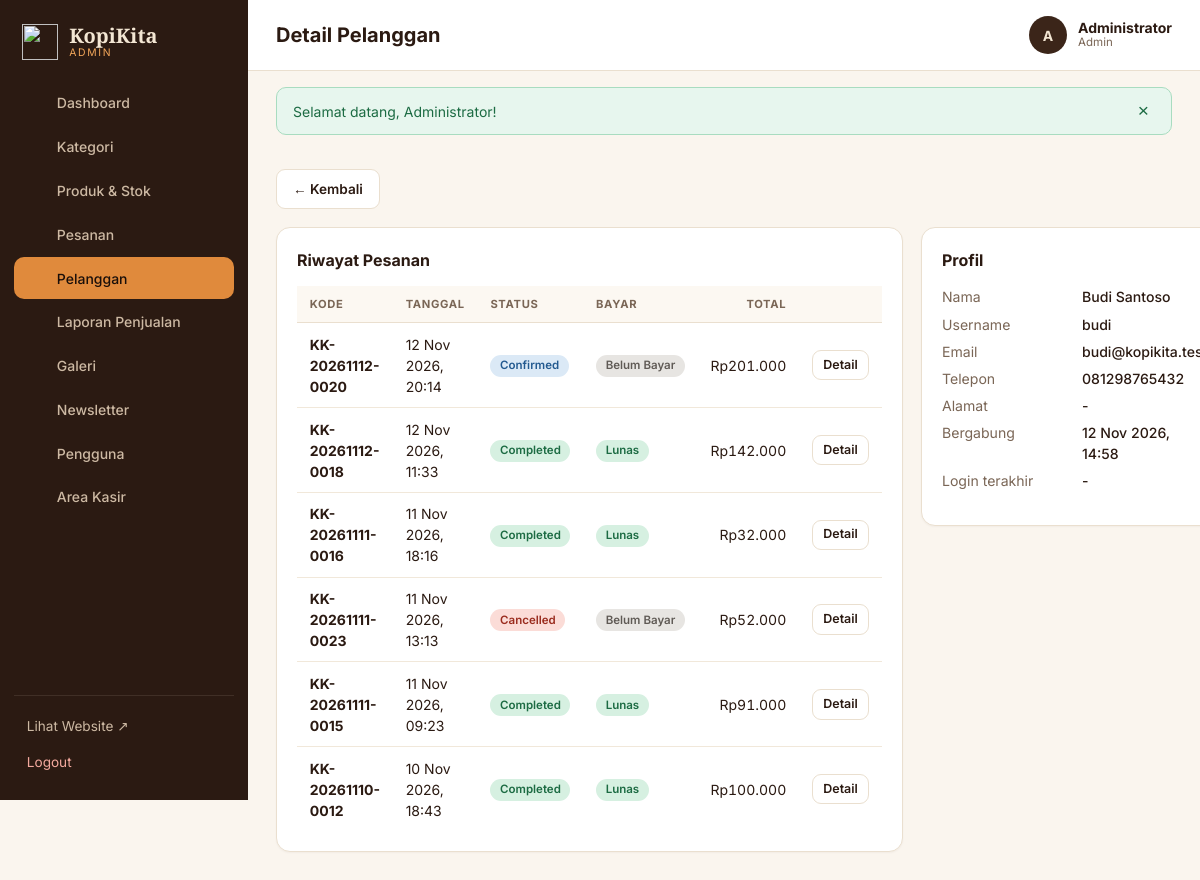
The page /admin/customers/show.php?id=3 (signed in) on the database as committed earlier.
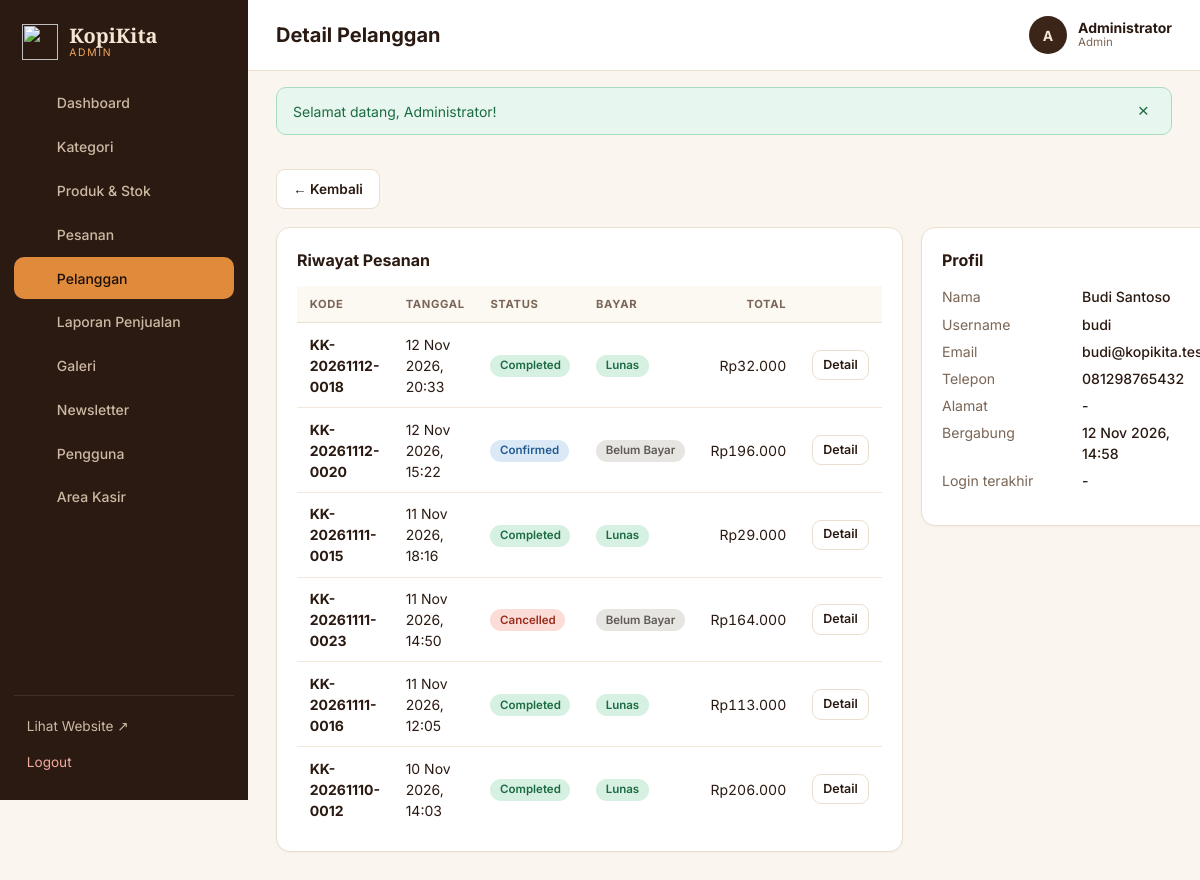
The same page on the database as committed later.
### tables this page shows
CREATE TABLE sales (
  id BIGINT UNSIGNED NOT NULL AUTO_INCREMENT PRIMARY KEY,
  order_id BIGINT UNSIGNED NOT NULL UNIQUE,
  invoice_number VARCHAR(30) NOT NULL UNIQUE,
  cashier_id BIGINT UNSIGNED NULL,
  payment_method ENUM('cash','qris','bank_transfer') NOT NULL,
  amount_due DECIMAL(12,2) NOT NULL,
  amount_paid DECIMAL(12,2) NOT NULL DEFAULT 0,
  change_amount DECIMAL(12,2) NOT NULL DEFAULT 0,
  payment_status ENUM('pending','paid','failed','refunded') NOT NULL DEFAULT 'pending',
  reference_number VARCHAR(100) NULL,
  paid_at DATETIME NULL,
  created_at DATETIME NOT NULL DEFAULT CURRENT_TIMESTAMP,
  updated_at DATETIME NOT NULL DEFAULT CURRENT_TIMESTAMP ON UPDATE CURRENT_TIMESTAMP,
  INDEX idx_sales_status (payment_status),
  CONSTRAINT fk_sales_order FOREIGN KEY (order_id) REFERENCES orders(id) ON DELETE CASCADE ON UPDATE CASCADE,
  CONSTRAINT fk_sales_cashier FOREIGN KEY (cashier_id) REFERENCES users(id) ON DELETE SET NULL ON UPDATE CASCADE
);

CREATE TABLE orders (
  id BIGINT UNSIGNED NOT NULL AUTO_INCREMENT PRIMARY KEY,
  order_code VARCHAR(30) NOT NULL UNIQUE,
  customer_id BIGINT UNSIGNED NOT NULL,
  processed_by BIGINT UNSIGNED NULL,
  order_channel ENUM('online','cashier') NOT NULL DEFAULT 'online',
  order_type ENUM('dine_in','takeaway') NOT NULL,
  table_number VARCHAR(10) NULL,
  order_status ENUM('pending','confirmed','preparing','ready','completed','cancelled') NOT NULL DEFAULT 'pending',
  subtotal DECIMAL(12,2) NOT NULL,
  discount_amount DECIMAL(12,2) NOT NULL DEFAULT 0,
  total_amount DECIMAL(12,2) NOT NULL,
  notes TEXT NULL,
  cancel_reason VARCHAR(255) NULL,
  stock_deducted TINYINT(1) NOT NULL DEFAULT 0,
  ordered_at DATETIME NOT NULL DEFAULT CURRENT_TIMESTAMP,
  completed_at DATETIME NULL,
  updated_at DATETIME NOT NULL DEFAULT CURRENT_TIMESTAMP ON UPDATE CURRENT_TIMESTAMP,
  INDEX idx_orders_status (order_status),
  INDEX idx_orders_ordered_at (ordered_at),
  CONSTRAINT fk_orders_customer FOREIGN KEY (customer_id) REFERENCES customers(id) ON UPDATE CASCADE,
  CONSTRAINT fk_orders_processed FOREIGN KEY (processed_by) REFERENCES users(id) ON DELETE SET NULL ON UPDATE CASCADE
);

CREATE TABLE customers (
  id BIGINT UNSIGNED NOT NULL AUTO_INCREMENT PRIMARY KEY,
  user_id BIGINT UNSIGNED NULL UNIQUE,
  name VARCHAR(100) NOT NULL,
  phone VARCHAR(25) NULL,
  email VARCHAR(150) NULL,
  address TEXT NULL,
  created_at DATETIME NOT NULL DEFAULT CURRENT_TIMESTAMP,
  updated_at DATETIME NOT NULL DEFAULT CURRENT_TIMESTAMP ON UPDATE CURRENT_TIMESTAMP,
  CONSTRAINT fk_customers_user FOREIGN KEY (user_id) REFERENCES users(id) ON DELETE SET NULL ON UPDATE CASCADE
);

CREATE TABLE users (
  id BIGINT UNSIGNED NOT NULL AUTO_INCREMENT PRIMARY KEY,
  name VARCHAR(100) NOT NULL,
  username VARCHAR(50) NOT NULL UNIQUE,
  email VARCHAR(150) NOT NULL UNIQUE,
  password VARCHAR(255) NOT NULL,
  role ENUM('admin','cashier','customer') NOT NULL DEFAULT 'customer',
  avatar VARCHAR(255) NULL,
  is_active TINYINT(1) NOT NULL DEFAULT 1,
  last_login_at DATETIME NULL,
  created_at DATETIME NOT NULL DEFAULT CURRENT_TIMESTAMP,
  updated_at DATETIME NOT NULL DEFAULT CURRENT_TIMESTAMP ON UPDATE CURRENT_TIMESTAMP
);

### includes/admin-header.php (called while the page is built)
<?php
require_once __DIR__ . '/auth.php';
require_once __DIR__ . '/panel.php';
require_role(['admin']);
function admin_start(string $title, string $active, string $extraHead = ''): void
{
    $nav = [
        'dashboard' => ['Dashboard', 'admin/index.php', ico('home')],
        'categories' => ['Kategori', 'admin/categories/index.php', ico('tag')],
        'products' => ['Produk & Stok', 'admin/products/index.php', ico('box')],
        'orders' => ['Pesanan', 'admin/orders/index.php', ico('bag')],
        'customers' => ['Pelanggan', 'admin/customers/index.php', ico('users')],
        'reports' => ['Laporan Penjualan', 'admin/reports/index.php', ico('chart')],
        'gallery' => ['Galeri', 'admin/gallery/index.php', ico('img')],
        'newsletter' => ['Newsletter', 'admin/newsletter/index.php', ico('mail')],
        'users' => ['Pengguna', 'admin/users/index.php', ico('user')],
        'cashier' => ['Area Kasir', 'cashier/index.php', ico('pos')],
    ];
    panel_start($title, $active, $nav, 'Admin', $extraHead);
}
function admin_end(string $extra = ''): void { panel_end($extra); }

### includes/auth.php (called while the page is built, shortened)
<?php
require_once __DIR__ . '/functions.php';
function current_user(): ?array { return $_SESSION['user'] ?? null; }
function home_for_role(?string $role): string
{
    return ['admin' => 'admin/index.php', 'cashier' => 'cashier/index.php', 'customer' => 'customer/index.php'][$role] ?? 'index.php';
}
function require_role(array $roles): void
{
    $st = db()->prepare('SELECT role, is_active FROM users WHERE id = ?');
    $st->execute([$_SESSION['user']['id']]);
}

### config/database.php (called while the page is built)
<?php
function db(): PDO
{
    static $pdo = null;
    if ($pdo instanceof PDO) {
        return $pdo;
    }
    $host = getenv('KK_DB_HOST') ?: 'localhost';
    $name = getenv('KK_DB_NAME') ?: 'kopikita_db';
    $user = getenv('KK_DB_USER') ?: 'root';
    $pass = getenv('KK_DB_PASS') !== false ? getenv('KK_DB_PASS') : '';
    try {
        $pdo = new PDO("mysql:host=$host;dbname=$name;charset=utf8mb4", $user, $pass, [
            PDO::ATTR_ERRMODE            => PDO::ERRMODE_EXCEPTION,
            PDO::ATTR_DEFAULT_FETCH_MODE => PDO::FETCH_ASSOC,
            PDO::ATTR_EMULATE_PREPARES   => false,
        ]);
        $pdo->exec("SET time_zone = '" . date('P') . "'");
    } catch (PDOException $e) {
        http_response_code(500);
        exit('<h2 style="font-family:sans-serif">Koneksi database gagal.</h2><p style="font-family:sans-serif">Pastikan MySQL di XAMPP aktif dan database <b>kopikita_db</b> sudah diimpor (database/kopikita_db.sql).</p>');
    }
    return $pdo;
}

### admin/customers/show.php (the view, shortened to what this page needs)
<?php
require_once __DIR__ . '/../../includes/admin-header.php';
$st = db()->prepare('SELECT c.*, u.username, u.last_login_at FROM customers c LEFT JOIN users u ON u.id = c.user_id WHERE c.id = ?'); $st->execute([(int)($_GET['id'] ?? 0)]); $c = $st->fetch();
$o = db()->prepare('SELECT o.*, s.payment_status FROM orders o LEFT JOIN sales s ON s.order_id = o.id WHERE o.customer_id = ? ORDER BY o.ordered_at DESC'); $o->execute([$c['id']]); $orders = $o->fetchAll();
admin_start('Detail Pelanggan', 'customers');
?>
<div class="page-actions"><a class="btn" href="index.php">← Kembali</a></div>
<div class="detail-grid">
  <div class="card"><h2>Riwayat Pesanan</h2><div class="table-wrap"><table><thead><tr><th>Kode</th><th>Tanggal</th><th>Status</th><th>Bayar</th><th class="num">Total</th><th></th></tr></thead><tbody>
    <?php foreach ($orders as $r): ?><tr><td><b><?= e($r['order_code']) ?></b></td><td><?= fmt_date($r['ordered_at']) ?></td><td><?= status_badge($r['order_status']) ?></td><td><?= pay_badge($r['payment_status']) ?></td><td class="num"><?= rupiah($r['total_amount']) ?></td><td><a class="btn btn-sm" href="../orders/show.php?id=<?= (int)$r['id'] ?>">Detail</a></td></tr><?php endforeach; ?>
    <?php if (!$orders): ?><tr><td colspan="6" class="empty">Belum ada pesanan.</td></tr><?php endif; ?></tbody></table></div></div>
  <div class="card"><h2>Profil</h2><dl class="kv"><dt>Nama</dt><dd><?= e($c['name']) ?></dd><dt>Username</dt><dd><?= e($c['username'] ?: '-') ?></dd><dt>Email</dt><dd><?= e($c['email'] ?: '-') ?></dd><dt>Telepon</dt><dd><?= e($c['phone'] ?: '-') ?></dd><dt>Alamat</dt><dd><?= e($c['address'] ?: '-') ?></dd><dt>Bergabung</dt><dd><?= fmt_date($c['created_at']) ?></dd><dt>Login terakhir</dt><dd><?= fmt_date($c['last_login_at']) ?></dd></dl></div>
</div>
<?php admin_end(); ?>

### includes/panel.php (shortened to what this page needs)
<?php
function panel_start(string $title, string $active, array $nav, string $roleLabel, string $extraHead = ''): void
{
    $u = current_user();
    ?><!DOCTYPE html>
<html lang="id">
<head>
<link rel="stylesheet" href="<?= asset('css/admin.css') ?>">
</head>
<body class="panel">
<aside class="sidebar" id="sidebar">
  <a class="side-brand" href="<?= url(home_for_role($u['role'])) ?>"><img src="<?= asset('images/ui/logo.svg') ?>" alt="" width="36" height="36"><span><b>KopiKita</b><small><?= e($roleLabel) ?></small></span></a>
  <nav>
    <?php foreach ($nav as $key => [$label, $href, $icon]): ?>
      <a href="<?= url($href) ?>" class="<?= $active === $key ? 'active' : '' ?>"><span class="ico"><?= $icon ?></span><?= e($label) ?></a>
    <?php endforeach; ?>
  </nav>
  <div class="side-foot">
    <a href="<?= url('index.php') ?>" target="_blank" rel="noopener">Lihat Website ↗</a>
    <a href="<?= url('logout.php') ?>" class="logout">Logout</a>
  </div>
</aside>
<div class="panel-main">
  <header class="topbar">
    <h1><?= e($title) ?></h1>
    <div class="top-user"><span class="avatar"><?= e(mb_strtoupper(mb_substr($u['name'], 0, 1))) ?></span><span><b><?= e($u['name']) ?></b><small><?= e($roleLabel) ?></small></span></div>
  </header>
  <?= flash_render() ?>
  <div class="panel-content">
<?php
}
function panel_end(string $extraScripts = ''): void
{
    ?>
  </div>
</div>
</body>
</html>
<?php
}
function ico(string $n): string
{
    $p = [
        'home' => '<path d="M3 11l9-8 9 8v9a1 1 0 0 1-1 1h-5v-6H9v6H4a1 1 0 0 1-1-1z"/>',
        'tag' => '<path d="M3 12V4h8l10 10-8 8z"/><circle cx="7.5" cy="8.5" r="1.3"/>',
        'box' => '<path d="M3 7l9-4 9 4v10l-9 4-9-4z"/><path d="M3 7l9 4 9-4M12 11v10"/>',
        'bag' => '<path d="M5 8h14l-1 12H6z"/><path d="M9 8a3 3 0 0 1 6 0"/>',
        'users' => '<circle cx="9" cy="8" r="3.5"/><path d="M2 20c0-4 3-6 7-6s7 2 7 6"/><path d="M17 5a3 3 0 0 1 0 6M22 20c0-3-1.5-5-4-5.7"/>',
        'chart' => '<path d="M4 20V4M4 20h16"/><path d="M8 16v-5M12 16V8M16 16v-8"/>',
        'img' => '<rect x="3" y="4" width="18" height="16" rx="2"/><circle cx="9" cy="10" r="1.8"/><path d="M3 17l5-4 4 3 3-2 6 4"/>',
        'mail' => '<rect x="3" y="5" width="18" height="14" rx="2"/><path d="M3 7l9 6 9-6"/>',
        'user' => '<circle cx="12" cy="8" r="4"/><path d="M4 21c0-4 3.5-7 8-7s8 3 8 7"/>',
        'pos' => '<rect x="4" y="3" width="16" height="18" rx="2"/><path d="M8 7h8M8 11h2M12 11h2M8 15h2M12 15h4"/>',
        'list' => '<path d="M8 6h13M8 12h13M8 18h13M3 6h.01M3 12h.01M3 18h.01"/>',
        'clock' => '<circle cx="12" cy="12" r="9"/><path d="M12 7v5l3 2"/>',
    ];
    return '<svg viewBox="0 0 24 24" width="18" height="18" fill="none" stroke="currentColor" stroke-width="1.8" stroke-linecap="round" stroke-linejoin="round">' . ($p[$n] ?? '') . '</svg>';
}

### includes/functions.php (shortened to what this page needs)
<?php
require_once __DIR__ . '/../config/database.php';
function e(mixed $v): string { return htmlspecialchars((string)$v, ENT_QUOTES, 'UTF-8'); }
function url(string $path = ''): string { return BASE_URL . '/' . ltrim($path, '/'); }
function asset(string $path): string { return url('assets/' . ltrim($path, '/')); }
function rupiah(int|float|string|null $n): string { return 'Rp' . number_format((float)$n, 0, ',', '.'); }
function fmt_date(?string $d, bool $time = true): string
{
    if (!$d) return '-';
    return date($time ? 'd M Y, H:i' : 'd M Y', strtotime($d));
}
function flash_render(): string
{
    $h = '';
    foreach ($_SESSION['flash'] as $f) {
        $h .= '<div class="alert alert-' . e($f['type']) . '" role="alert">' . e($f['msg']) . '<button type="button" class="alert-x" aria-label="Tutup">&times;</button></div>';
    }
    return '<div class="flash-wrap">' . $h . '</div>';
}
function status_badge(string $s): string
{
    $label = ORDER_STATUSES[$s][0] ?? $s;
    return '<span class="badge st-' . e($s) . '">' . e($label) . '</span>';
}
function pay_badge(?string $s): string
{
    $map = ['pending' => 'Belum Bayar', 'paid' => 'Lunas', 'failed' => 'Gagal', 'refunded' => 'Refund'];
    $s = $s ?: 'pending';
    return '<span class="badge pay-' . e($s) . '">' . e($map[$s] ?? $s) . '</span>';
}

### assets/css/admin.css (style rules this page uses)
:root { --espresso:#1A0F0A;--roast:#2B1A12;--mocha:#3B2519;--brown:#6F4E37;--cream:#F3E6D3;--bg:#FAF5EE;--card:#fff;--line:#EADFCF;--ink:#2B1A12;--muted:#7a6656;--orange:#E08A3C;--caramel:#F2A65A;--success:#2e9e63;--warning:#e0a021;--danger:#d44a37;--info:#3d7cb8;--radius:14px }
* { box-sizing:border-box }
body.panel { margin:0;font-family:'Inter',system-ui,sans-serif;background:var(--bg);color:var(--ink);font-size:14px;line-height:1.5;display:flex;min-height:100vh }
a { color:inherit;text-decoration:none }
h1,h2,h3 { margin:0 }
.sidebar { width:248px;background:var(--roast);color:#cdb9a3;display:flex;flex-direction:column;padding:20px 14px;position:sticky;top:0;height:100vh;flex:none;z-index:30 }
.side-brand { display:flex;gap:.7rem;align-items:center;padding:4px 8px 22px;color:var(--cream) }
.side-brand span { display:flex;flex-direction:column;line-height:1.1 }
.side-brand b { font-family:'Playfair Display',serif;font-size:1.25rem }
.side-brand small { font-size:.65rem;letter-spacing:.16em;text-transform:uppercase;color:var(--caramel) }
.sidebar nav { display:flex;flex-direction:column;gap:2px;overflow-y:auto;flex:1 }
.sidebar nav a { display:flex;align-items:center;gap:.75rem;padding:.65rem .8rem;border-radius:10px;font-weight:500;transition:.2s }
.sidebar nav a.active { background:var(--orange);color:#1A0F0A }
.ico { display:grid;place-items:center }
.side-foot { border-top:1px solid rgba(243,230,211,.1);padding-top:12px;display:flex;flex-direction:column;gap:2px;font-size:.85rem }
.side-foot a { padding:.45rem .8rem;border-radius:8px }
.side-foot .logout { color:#f3a99e }
.panel-main { flex:1;min-width:0 }
.topbar { display:flex;align-items:center;gap:1rem;padding:16px 28px;background:var(--card);border-bottom:1px solid var(--line);position:sticky;top:0;z-index:20 }
.topbar h1 { font-size:1.25rem;font-weight:700 }
.top-user { margin-left:auto;display:flex;gap:.7rem;align-items:center }
.top-user span:last-child { display:flex;flex-direction:column;line-height:1.2 }
.top-user small { color:var(--muted);font-size:.72rem }
.avatar { width:38px;height:38px;border-radius:50%;background:var(--mocha);color:var(--cream);display:grid!important;place-items:center;font-weight:700 }
.panel-content { padding:26px 28px 50px }
.flash-wrap { padding:16px 28px 0 }
.alert { display:flex;justify-content:space-between;align-items:center;padding:.7rem 1rem;border-radius:10px;margin-bottom:.5rem;border:1px solid }
.alert-success { background:#e7f6ee;border-color:#a8dcc0;color:#1c6b43 }
.alert-x { background:none;border:0;font-size:1.2rem;cursor:pointer;color:inherit }
.card { background:var(--card);border:1px solid var(--line);border-radius:var(--radius);padding:20px;box-shadow:0 1px 2px rgba(43,26,18,.04) }
.card h2 { font-size:1rem;font-weight:700;margin-bottom:14px;display:flex;justify-content:space-between;align-items:center;gap:1rem }
.page-actions { display:flex;justify-content:space-between;align-items:center;gap:1rem;flex-wrap:wrap;margin-bottom:18px }
.btn { display:inline-flex;align-items:center;gap:.4rem;padding:.55rem 1rem;border-radius:9px;border:1px solid var(--line);background:#fff;color:var(--ink);font:inherit;font-weight:600;font-size:.85rem;cursor:pointer;transition:.15s }
.btn-sm { padding:.3rem .65rem;font-size:.78rem }
.table-wrap { overflow-x:auto }
table { width:100%;border-collapse:collapse }
th { text-align:left;font-size:.7rem;text-transform:uppercase;letter-spacing:.06em;color:var(--muted);padding:.6rem .8rem;border-bottom:1px solid var(--line);white-space:nowrap;background:#fcf8f2 }
td { padding:.65rem .8rem;border-bottom:1px solid #f1e8da;vertical-align:middle }
tr:last-child td { border-bottom:0 }
.num { text-align:right;font-variant-numeric:tabular-nums }
.badge { display:inline-block;padding:.15rem .6rem;border-radius:999px;font-size:.72rem;font-weight:600;background:#e8e0d4;color:#5a4a3a;white-space:nowrap }
.st-confirmed { background:#dbe9f6;color:#235a90 }
.st-completed { background:#d6f0e1;color:#1c6b43 }
.st-cancelled { background:#fbdcd7;color:#9a2c1e }
.pay-pending { background:#e7e5e2;color:#5f5a55 }
.pay-paid { background:#d6f0e1;color:#1c6b43 }
.detail-grid { display:grid;grid-template-columns:2fr 1fr;gap:18px;align-items:start }
.kv { display:grid;grid-template-columns:130px 1fr;gap:6px 10px;font-size:.88rem }
.kv dt { color:var(--muted) }
.kv dd { margin:0;font-weight:500 }

Rows that differ between the two databases and show on the page:
changed sales "KK-20261112-0018": order.ordered_at "12 Nov 2026, 11:33" → "12 Nov 2026, 20:33"; order.total_amount "Rp142.000" → "Rp32.000"; moves up the list
changed sales "KK-20261112-0020": order.ordered_at "12 Nov 2026, 20:14" → "12 Nov 2026, 15:22"; order.total_amount "Rp201.000" → "Rp196.000"
changed sales "KK-20261111-0015": order.ordered_at "11 Nov 2026, 09:23" → "11 Nov 2026, 18:16"; order.total_amount "Rp91.000" → "Rp29.000"; moves up the list
changed sales "KK-20261111-0023": order.ordered_at "11 Nov 2026, 13:13" → "11 Nov 2026, 14:50"; order.total_amount "Rp52.000" → "Rp164.000"; moves down the list
changed sales "KK-20261111-0016": order.ordered_at "11 Nov 2026, 18:16" → "11 Nov 2026, 12:05"; order.total_amount "Rp32.000" → "Rp113.000"
changed sales "KK-20261110-0012": order.ordered_at "10 Nov 2026, 18:43" → "10 Nov 2026, 14:03"; order.total_amount "Rp100.000" → "Rp206.000"
